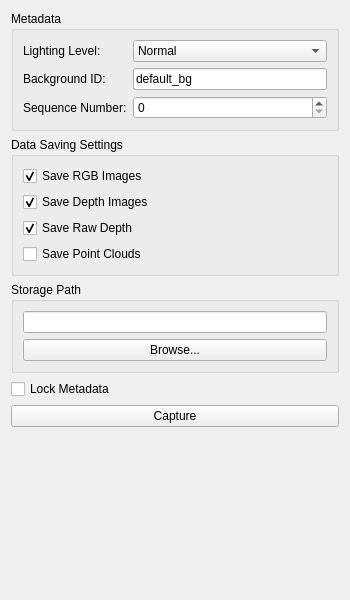
<?xml version="1.0" encoding="UTF-8"?>
<ui version="4.0">
 <class>ControlsPanel</class>
 <widget class="QWidget" name="ControlsPanel">
  <property name="geometry">
   <rect>
    <x>0</x>
    <y>0</y>
    <width>350</width>
    <height>600</height>
   </rect>
  </property>
  <property name="windowTitle">
   <string>Form</string>
  </property>
  <layout class="QVBoxLayout" name="verticalLayout">
   <item>
    <widget class="QGroupBox" name="metadata_group">
     <property name="title">
      <string>Metadata</string>
     </property>
     <layout class="QFormLayout" name="formLayout">
      <item row="0" column="0">
       <widget class="QLabel" name="label">
        <property name="text">
         <string>Lighting Level:</string>
        </property>
       </widget>
      </item>
      <item row="0" column="1">
       <widget class="QComboBox" name="lighting_combo">
        <item>
         <property name="text">
          <string>Normal</string>
         </property>
        </item>
        <item>
         <property name="text">
          <string>Darker</string>
         </property>
        </item>
        <item>
         <property name="text">
          <string>Dark</string>
         </property>
        </item>
       </widget>
      </item>
      <item row="1" column="0">
       <widget class="QLabel" name="label_2">
        <property name="text">
         <string>Background ID:</string>
        </property>
       </widget>
      </item>
      <item row="1" column="1">
       <widget class="QLineEdit" name="background_id_edit">
        <property name="text">
         <string>default_bg</string>
        </property>
       </widget>
      </item>
      <item row="2" column="0">
       <widget class="QLabel" name="label_3">
        <property name="text">
         <string>Sequence Number:</string>
        </property>
       </widget>
      </item>
      <item row="2" column="1">
       <widget class="QSpinBox" name="sequence_number_edit">
        <property name="maximum">
         <number>9999</number>
        </property>
       </widget>
      </item>
     </layout>
    </widget>
   </item>
   <item>
    <widget class="QGroupBox" name="saving_group">
     <property name="title">
      <string>Data Saving Settings</string>
     </property>
     <layout class="QVBoxLayout" name="verticalLayout_3">
      <item>
       <widget class="QCheckBox" name="save_rgb_checkbox">
        <property name="text">
         <string>Save RGB Images</string>
        </property>
        <property name="checked">
         <bool>true</bool>
        </property>
       </widget>
      </item>
      <item>
       <widget class="QCheckBox" name="save_depth_checkbox">
        <property name="text">
         <string>Save Depth Images</string>
        </property>
        <property name="checked">
         <bool>true</bool>
        </property>
       </widget>
      </item>
      <item>
       <widget class="QCheckBox" name="save_raw_depth_checkbox">
        <property name="text">
         <string>Save Raw Depth</string>
        </property>
        <property name="checked">
         <bool>true</bool>
        </property>
       </widget>
      </item>
      <item>
       <widget class="QCheckBox" name="save_point_cloud_checkbox">
        <property name="text">
         <string>Save Point Clouds</string>
        </property>
       </widget>
      </item>
     </layout>
    </widget>
   </item>
   <item>
    <widget class="QGroupBox" name="path_group">
     <property name="title">
      <string>Storage Path</string>
     </property>
     <layout class="QVBoxLayout" name="verticalLayout_2">
      <item>
       <widget class="QLineEdit" name="path_edit"/>
      </item>
      <item>
       <widget class="QPushButton" name="browse_button">
        <property name="text">
         <string>Browse...</string>
        </property>
       </widget>
      </item>
     </layout>
    </widget>
   </item>
   <item>
    <widget class="QCheckBox" name="lock_checkbox">
     <property name="text">
      <string>Lock Metadata</string>
     </property>
    </widget>
   </item>
   <item>
    <widget class="QPushButton" name="capture_button">
     <property name="text">
      <string>Capture</string>
     </property>
    </widget>
   </item>
   <item>
    <spacer name="verticalSpacer">
     <property name="orientation">
      <enum>Qt::Vertical</enum>
     </property>
     <property name="sizeHint" stdset="0">
      <size>
       <width>20</width>
       <height>40</height>
      </size>
     </property>
    </spacer>
   </item>
  </layout>
 </widget>
 <resources/>
 <connections/>
</ui>
